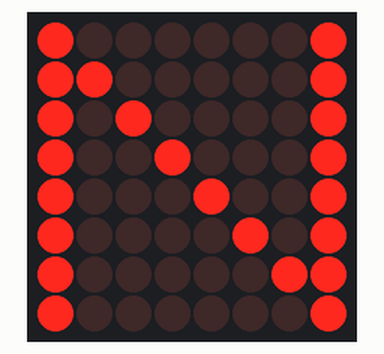
Recording of a sketch running on a simulated Arduino Uno, built with avr-gcc and run on an emulated ATmega328P. Parts: 8×8 LED matrix. Wiring (inferred from the names in the program): LED matrix (orientation assumed): rows pin 2, pin 3, pin 4, pin 5, pin 6, pin 7, pin 8, pin 9; columns pin 10, pin 11, pin 12, pin 13, A0, A1, A2, A3.

Above: at 0.1 s.

The sketch:

led_matrix.ino
```cpp
int mat[8][8] = {{1, 0, 0, 0, 0, 0, 0, 1},
                 {1, 1, 0, 0, 0, 0, 0, 1},
                 {1, 0, 1, 0, 0, 0, 0, 1},
                 {1, 0, 0, 1, 0, 0, 0, 1},
                 {1, 0, 0, 0, 1, 0, 0, 1},
                 {1, 0, 0, 0, 0, 1, 0, 1},
                 {1, 0, 0, 0, 0, 0, 1, 1},
                 {1, 0, 0, 0, 0, 0, 0, 1}};
int rows[8] = {2, 3, 4, 5, 6, 7, 8, 9};
int cols[8] = {10, 11, 12, 13, A0, A1, A2, A3};
int col_ref;
int val;
unsigned long initial_time = millis();
const int interval = 2;
int j = 0;
void setup() {
  // put your setup code here, to run once:

  for (int i = 0; i < 8; i++) {
    pinMode(rows[i], OUTPUT);
    pinMode(cols[i], OUTPUT);
  }


}

void loop() {
  // put your main code here, to run repeatedly:
  // for (int j = 0; j < 8; j++) {
  //   for (int i = 0; i < 8; i++) {
  //     val = mat[i][j];
  //     if (val == 1) {
  //       digitalWrite(rows[i], HIGH);
  //       col_ref = j;
  //     }
  //     else {
  //       digitalWrite(rows[i], LOW);
  //     }
  //   }
  //   if (j != col_ref && val == 1) {
  //     digitalWrite(cols[j], HIGH);
  //   }
  //   else {
  //     digitalWrite(cols[j], LOW);
  //   }
  // }
  // delayMicroseconds(1);
  // int j = 0;

  // Trial 1
  // while (micros() - initial_time >= interval) {
  //   initial_time = micros();
  //   for (int jprime = 0; jprime < 8; jprime++) {
  //     if (jprime != j) {
  //       digitalWrite(cols[jprime], HIGH);
  //     }
  //     else {
  //       digitalWrite(cols[jprime], LOW);
  //     }
  //   }

  //   for (int i = 0; i < 8; i++) {
  //     digitalWrite(rows[i], mat[i][j]);
  //   }
  //   j++;
  //   if (j == 8) {
  //     j = 0;
  //   }
  // }


  // Trial 2
   while (millis() - initial_time >= interval) {
    initial_time = millis();

    // Focus on a specific column. If not chosen, then put to high
    for (int jprime = 0; jprime < 8; jprime++) {
      if (jprime != j) {
        digitalWrite(cols[jprime], HIGH);
      }
      else {
        digitalWrite(cols[jprime], LOW);
      }
    }

    // Check the rows. If 1, then turn on
    for (int i = 0; i < 8; i++) {
      int value = mat[i][j];

      digitalWrite(rows[i], mat[i][j]);
    }

    // Increment j to go to another column
    j++;
    if (j == 8) {
      j = 0;
    }
  }


}
```
